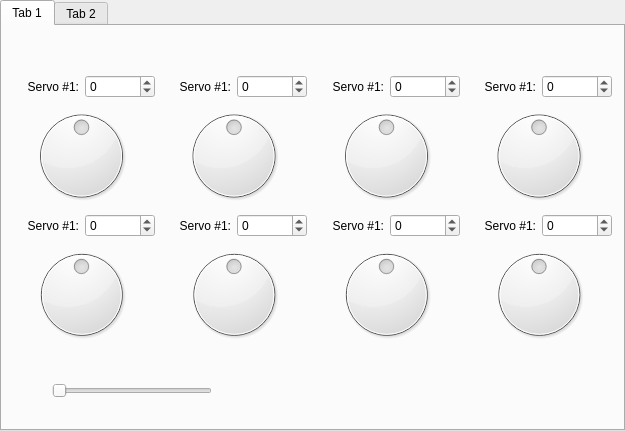
<?xml version="1.0" encoding="UTF-8"?>
<ui version="4.0">
 <class>tabWidget</class>
 <widget class="QTabWidget" name="tabWidget">
  <property name="geometry">
   <rect>
    <x>0</x>
    <y>0</y>
    <width>625</width>
    <height>431</height>
   </rect>
  </property>
  <property name="windowTitle">
   <string>TabWidget</string>
  </property>
  <property name="currentIndex">
   <number>0</number>
  </property>
  <widget class="QWidget" name="tab">
   <attribute name="title">
    <string>Tab 1</string>
   </attribute>
   <widget class="QWidget" name="gridLayoutWidget">
    <property name="geometry">
     <rect>
      <x>6</x>
      <y>49</y>
      <width>604</width>
      <height>271</height>
     </rect>
    </property>
    <layout class="QGridLayout" name="gridLayout">
     <item row="3" column="0">
      <layout class="QVBoxLayout" name="verticalLayout_4">
       <item>
        <layout class="QHBoxLayout" name="horizontalLayout_4">
         <item>
          <widget class="QLabel" name="label_4">
           <property name="text">
            <string>Servo #1:</string>
           </property>
           <property name="alignment">
            <set>Qt::AlignRight|Qt::AlignTrailing|Qt::AlignVCenter</set>
           </property>
          </widget>
         </item>
         <item>
          <widget class="QSpinBox" name="spinBox_7">
           <property name="minimum">
            <number>-50</number>
           </property>
           <property name="maximum">
            <number>360</number>
           </property>
          </widget>
         </item>
        </layout>
       </item>
       <item>
        <widget class="QDial" name="dial_5">
         <property name="maximum">
          <number>180</number>
         </property>
         <property name="sliderPosition">
          <number>90</number>
         </property>
        </widget>
       </item>
      </layout>
     </item>
     <item row="3" column="1">
      <layout class="QVBoxLayout" name="verticalLayout_2">
       <item>
        <layout class="QHBoxLayout" name="horizontalLayout_2">
         <item>
          <widget class="QLabel" name="label_2">
           <property name="text">
            <string>Servo #1:</string>
           </property>
           <property name="alignment">
            <set>Qt::AlignRight|Qt::AlignTrailing|Qt::AlignVCenter</set>
           </property>
          </widget>
         </item>
         <item>
          <widget class="QSpinBox" name="spinBox_9">
           <property name="minimum">
            <number>-50</number>
           </property>
           <property name="maximum">
            <number>360</number>
           </property>
          </widget>
         </item>
        </layout>
       </item>
       <item>
        <widget class="QDial" name="dial_8">
         <property name="maximum">
          <number>180</number>
         </property>
         <property name="sliderPosition">
          <number>90</number>
         </property>
        </widget>
       </item>
      </layout>
     </item>
     <item row="3" column="2">
      <layout class="QVBoxLayout" name="verticalLayout">
       <item>
        <layout class="QHBoxLayout" name="horizontalLayout">
         <item>
          <widget class="QLabel" name="label">
           <property name="text">
            <string>Servo #1:</string>
           </property>
           <property name="alignment">
            <set>Qt::AlignRight|Qt::AlignTrailing|Qt::AlignVCenter</set>
           </property>
          </widget>
         </item>
         <item>
          <widget class="QSpinBox" name="spinBox_10">
           <property name="minimum">
            <number>-50</number>
           </property>
           <property name="maximum">
            <number>360</number>
           </property>
          </widget>
         </item>
        </layout>
       </item>
       <item>
        <widget class="QDial" name="dial_9">
         <property name="maximum">
          <number>180</number>
         </property>
         <property name="sliderPosition">
          <number>90</number>
         </property>
        </widget>
       </item>
      </layout>
     </item>
     <item row="1" column="0">
      <layout class="QVBoxLayout" name="verticalLayout_3">
       <item>
        <layout class="QHBoxLayout" name="horizontalLayout_3">
         <item>
          <widget class="QLabel" name="label_3">
           <property name="text">
            <string>Servo #1:</string>
           </property>
           <property name="alignment">
            <set>Qt::AlignRight|Qt::AlignTrailing|Qt::AlignVCenter</set>
           </property>
          </widget>
         </item>
         <item>
          <widget class="QSpinBox" name="spinBox_1">
           <property name="minimum">
            <number>-50</number>
           </property>
           <property name="maximum">
            <number>360</number>
           </property>
          </widget>
         </item>
        </layout>
       </item>
       <item>
        <widget class="QDial" name="dial_1">
         <property name="cursor">
          <cursorShape>PointingHandCursor</cursorShape>
         </property>
         <property name="minimum">
          <number>0</number>
         </property>
         <property name="maximum">
          <number>180</number>
         </property>
         <property name="sliderPosition">
          <number>90</number>
         </property>
        </widget>
       </item>
      </layout>
     </item>
     <item row="1" column="1">
      <layout class="QVBoxLayout" name="verticalLayout_5">
       <item>
        <layout class="QHBoxLayout" name="horizontalLayout_5">
         <item>
          <widget class="QLabel" name="label_5">
           <property name="text">
            <string>Servo #1:</string>
           </property>
           <property name="alignment">
            <set>Qt::AlignRight|Qt::AlignTrailing|Qt::AlignVCenter</set>
           </property>
          </widget>
         </item>
         <item>
          <widget class="QSpinBox" name="spinBox_3">
           <property name="minimum">
            <number>-50</number>
           </property>
           <property name="maximum">
            <number>360</number>
           </property>
          </widget>
         </item>
        </layout>
       </item>
       <item>
        <widget class="QDial" name="dial_2">
         <property name="maximum">
          <number>180</number>
         </property>
         <property name="sliderPosition">
          <number>90</number>
         </property>
        </widget>
       </item>
      </layout>
     </item>
     <item row="1" column="2">
      <layout class="QVBoxLayout" name="verticalLayout_6">
       <item>
        <layout class="QHBoxLayout" name="horizontalLayout_6">
         <item>
          <widget class="QLabel" name="label_6">
           <property name="text">
            <string>Servo #1:</string>
           </property>
           <property name="alignment">
            <set>Qt::AlignRight|Qt::AlignTrailing|Qt::AlignVCenter</set>
           </property>
          </widget>
         </item>
         <item>
          <widget class="QSpinBox" name="spinBox_5">
           <property name="minimum">
            <number>-50</number>
           </property>
           <property name="maximum">
            <number>360</number>
           </property>
          </widget>
         </item>
        </layout>
       </item>
       <item>
        <widget class="QDial" name="dial_6">
         <property name="maximum">
          <number>180</number>
         </property>
         <property name="sliderPosition">
          <number>90</number>
         </property>
        </widget>
       </item>
      </layout>
     </item>
     <item row="1" column="3">
      <layout class="QVBoxLayout" name="verticalLayout_7">
       <item>
        <layout class="QHBoxLayout" name="horizontalLayout_7">
         <item>
          <widget class="QLabel" name="label_7">
           <property name="text">
            <string>Servo #1:</string>
           </property>
           <property name="alignment">
            <set>Qt::AlignRight|Qt::AlignTrailing|Qt::AlignVCenter</set>
           </property>
          </widget>
         </item>
         <item>
          <widget class="QSpinBox" name="spinBox_6">
           <property name="minimum">
            <number>-50</number>
           </property>
           <property name="maximum">
            <number>360</number>
           </property>
          </widget>
         </item>
        </layout>
       </item>
       <item>
        <widget class="QDial" name="dial_7">
         <property name="maximum">
          <number>180</number>
         </property>
         <property name="sliderPosition">
          <number>90</number>
         </property>
        </widget>
       </item>
      </layout>
     </item>
     <item row="3" column="3">
      <layout class="QVBoxLayout" name="verticalLayout_8">
       <item>
        <layout class="QHBoxLayout" name="horizontalLayout_8">
         <item>
          <widget class="QLabel" name="label_8">
           <property name="text">
            <string>Servo #1:</string>
           </property>
           <property name="alignment">
            <set>Qt::AlignRight|Qt::AlignTrailing|Qt::AlignVCenter</set>
           </property>
          </widget>
         </item>
         <item>
          <widget class="QSpinBox" name="spinBox_8">
           <property name="minimum">
            <number>-50</number>
           </property>
           <property name="maximum">
            <number>360</number>
           </property>
          </widget>
         </item>
        </layout>
       </item>
       <item>
        <widget class="QDial" name="dial_10">
         <property name="maximum">
          <number>180</number>
         </property>
         <property name="sliderPosition">
          <number>90</number>
         </property>
        </widget>
       </item>
      </layout>
     </item>
    </layout>
   </widget>
   <widget class="QSlider" name="horizontalSlider">
    <property name="geometry">
     <rect>
      <x>50</x>
      <y>350</y>
      <width>160</width>
      <height>29</height>
     </rect>
    </property>
    <property name="orientation">
     <enum>Qt::Horizontal</enum>
    </property>
   </widget>
  </widget>
  <widget class="QWidget" name="tab">
   <attribute name="title">
    <string>Tab 2</string>
   </attribute>
  </widget>
 </widget>
 <resources/>
 <connections/>
</ui>
